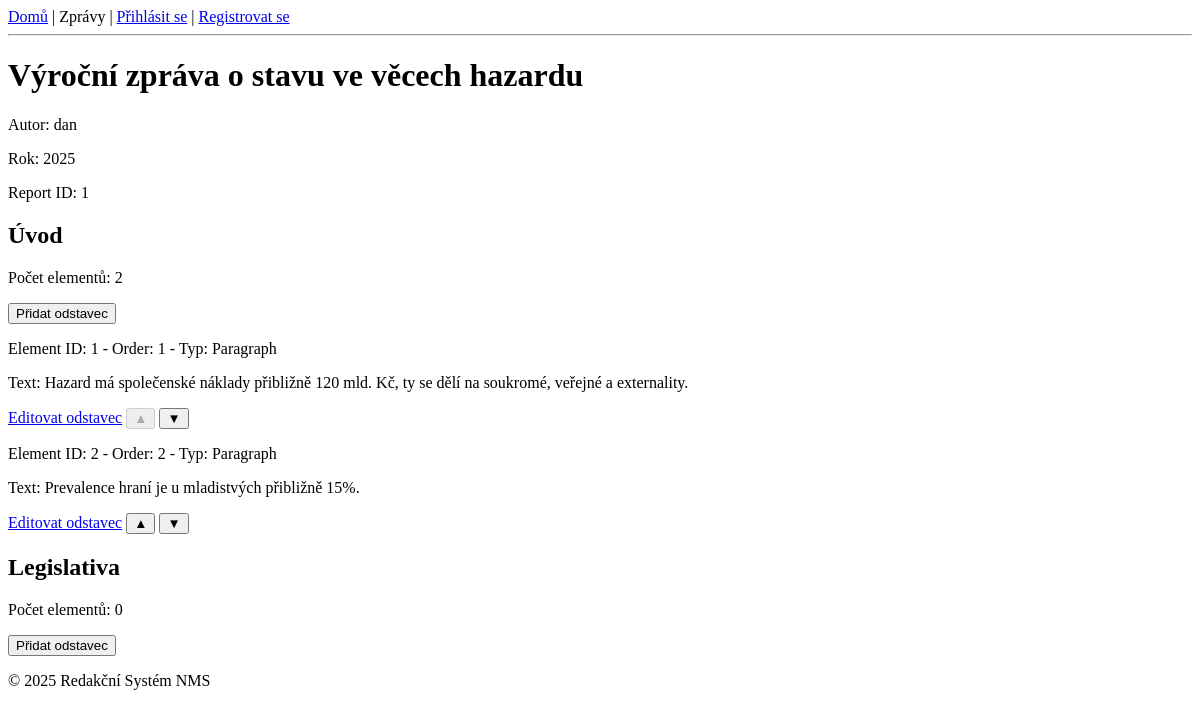
The app's page /1/, older data.
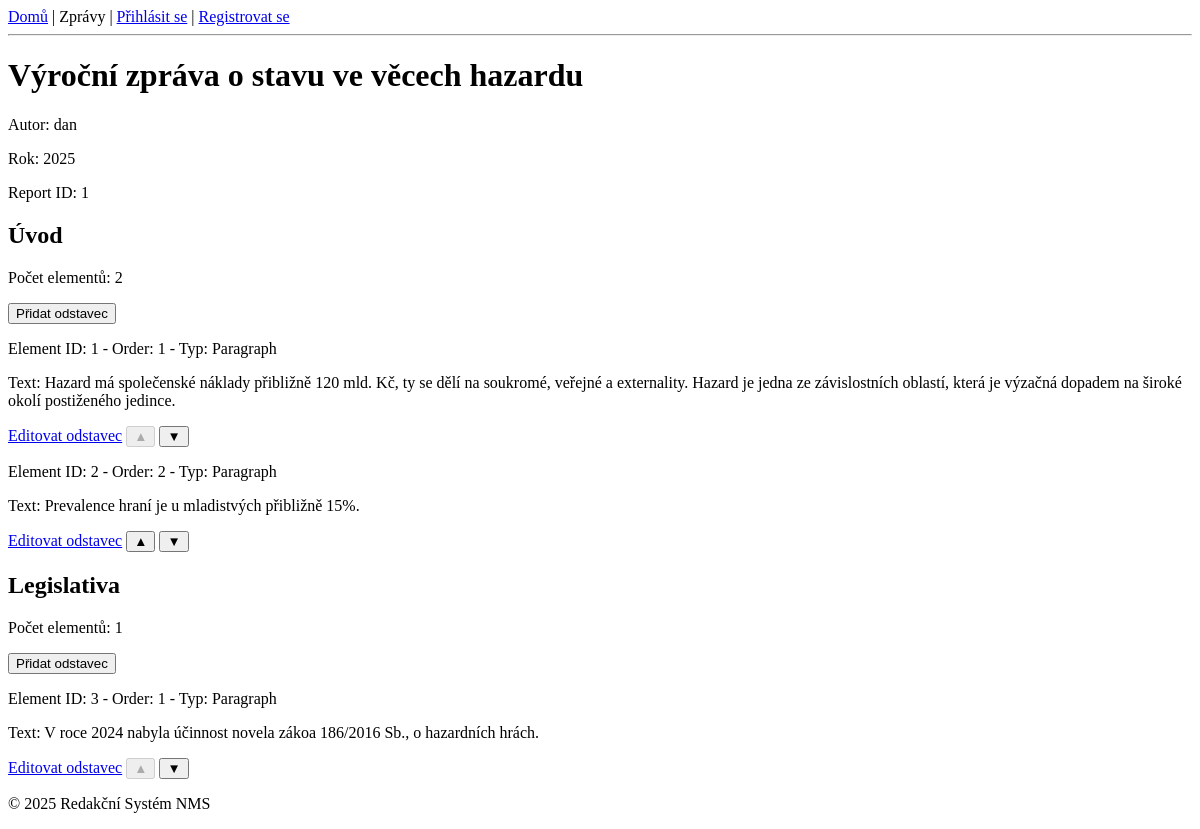
The same page, newer data.
### reports/models.py (models this page shows, shortened)
class Section(models.Model):
    report = models.ForeignKey(Report, on_delete=models.CASCADE, related_name="sections")
    title = models.CharField(max_length=200)
    order = models.PositiveIntegerField()
    class Meta:
        ordering = ["order"]

class ContentElement(PolymorphicModel):
    class ContentElementStatus(models.TextChoices):
        DRAFT = "DRAFT", "Draft"
        STAGED = "STAGED", "Staged"
        APPROVED = "APPROVED", "Approved"
    section = models.ForeignKey(Section, on_delete=models.CASCADE, related_name="content_elements")
    order = models.PositiveIntegerField()
    status = models.CharField(
        max_length=10,
        choices=ContentElementStatus.choices,
        default=ContentElementStatus.DRAFT
    )
    class Meta:
        ordering = ["order"]
    def get_class_name(self):  #  Přidána metoda
        return self.__class__.__name__ # Název třídy

class Paragraph(ContentElement):
    text = models.TextField(blank=True, default="Zadejte text odstavce")

class ContentElement(PolymorphicModel):
    class ContentElementStatus(models.TextChoices):
        DRAFT = "DRAFT", "Draft"
        STAGED = "STAGED", "Staged"
        APPROVED = "APPROVED", "Approved"
    section = models.ForeignKey(Section, on_delete=models.CASCADE, related_name="content_elements")
    order = models.PositiveIntegerField()
    status = models.CharField(
        max_length=10,
        choices=ContentElementStatus.choices,
        default=ContentElementStatus.DRAFT
    )
    class Meta:
        ordering = ["order"]
    def get_class_name(self):  #  Přidána metoda
        return self.__class__.__name__ # Název třídy

### reports/views.py (the view, shortened to what this page needs)
# urls.py: path('<int:pk>/', views.ReportDetailView.as_view(), name='report_detail'),
class ReportDetailView(DetailView):
    model = Report
    template_name = 'reports/report_detail.html'
    def get_queryset(self):
        return Report.objects.prefetch_related('sections__content_elements')
    def get_context_data(self, **kwargs):
        context = super().get_context_data(**kwargs)
        context.update({
            'paragraph_form': ParagraphForm(),
            'chart_form': ChartForm(),
            'table_form': TableForm(),
        })
        return context

### templates/reports/report_detail.html (shortened to what this page needs)
{% extends 'base.html' %}
{% block content %}
  <h1>{{ object.title }}</h1>
  <p>Autor: {{ object.author.username }}</p>
  <p>Rok: {{ object.year }}</p>
  <p>Report ID: {{ object.pk }}</p>
  {% for section in object.sections.all %}
    <h2>{{ section.title }}</h2>
    <p>Počet elementů: {{ section.content_elements.count }}</p>
    <form method="post">
      <button type="submit" name="add_paragraph">Přidat odstavec</button>
    </form>
    {% for element in section.content_elements.all %}
      <div class="content-element" data-element-id="{{ element.id }}" data-element-type="{{ element.get_class_name }}">
        <p>Element ID: {{ element.id }} - Order: {{ element.order }} - Typ: {{ element.get_class_name }}</p>
        {% if element.get_class_name == 'Paragraph' %}
          <p>Text: {{ element.text }}</p>
          <a href="{% url 'reports:paragraph_edit' element.pk %}">Editovat odstavec</a>
          <form method="post" style="display:inline;">
            <button type="submit" name="move_paragraph_up" {% if element.order == 1 %}disabled{% endif %}>▲</button>
          </form>
          <form method="post" style="display:inline;">
            <button type="submit" name="move_paragraph_down">▼</button>
          </form>
        {% elif element.get_class_name == 'Chart' %}
          <p>Graf: {{ element.title }} (zatím bez obsahu)</p>
        {% elif element.get_class_name == 'Table' %}
          <p>Tabulka: {{ element.title }} (zatím bez obsahu)</p>
        {% endif %}
      </div>
    {% endfor %}
  {% endfor %}
{% endblock %}

Row changes from the older to the newer data that the page shows:
changed Paragraph: text "Hazard má společenské náklady přibližně 120 mld. Kč, ty se dělí na soukromé, veřejné a externality." → "…soukromé, veřejné a externality. Hazard je jedna ze závislostních oblastí, která je výzačná dopadem na široké okolí postiženého jedince."
computed for Section "Legislativa": content_elements.count "0" → "1"
added Paragraph: id "3", order "1", get_class_name "Paragraph", text "V roce 2024 nabyla účinnost novela zákoa 186/2016 Sb., o hazardních hrách.", shown under Section "Legislativa"
